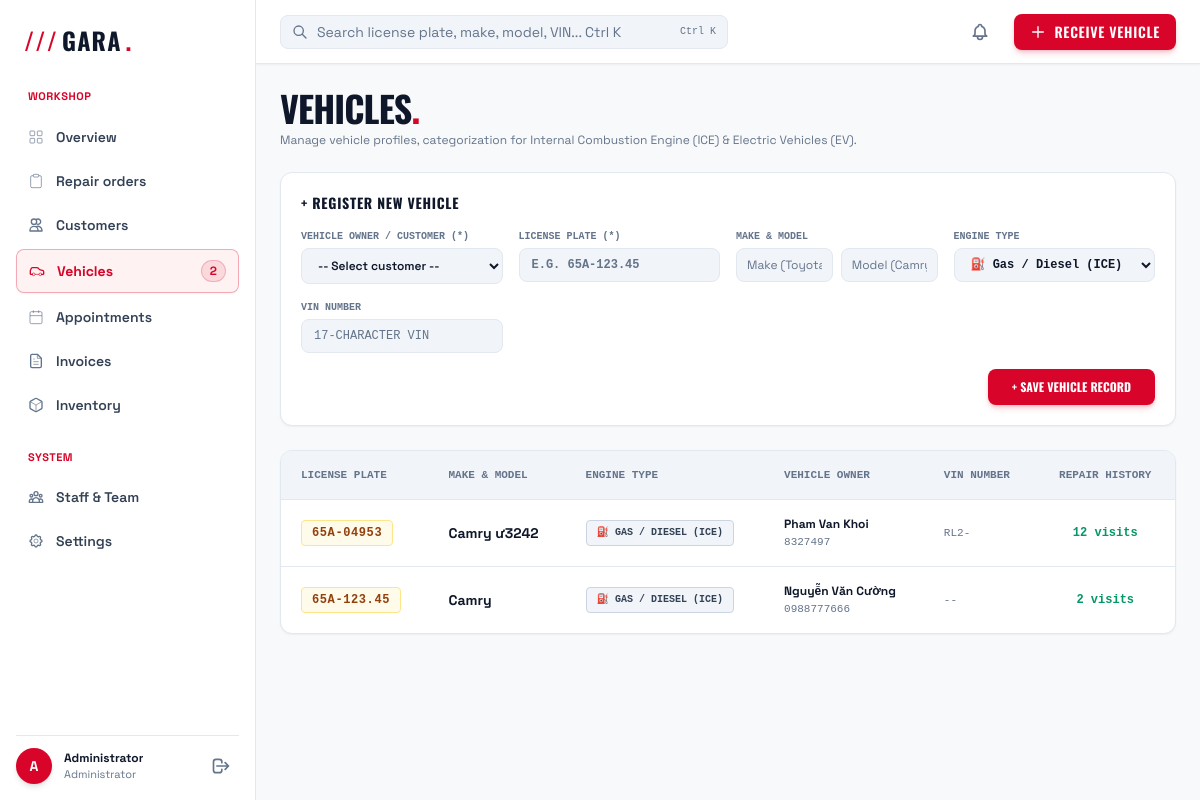
Screenshot of /vehicles.php with the database file from the repository.
### tables this page shows
CREATE TABLE `vehicles` (
  `id` int(10) UNSIGNED NOT NULL,
  `customer_id` int(10) UNSIGNED NOT NULL,
  `license_plate` varchar(15) NOT NULL,
  `brand` varchar(50) NOT NULL,
  `model` varchar(100) DEFAULT NULL,
  `vin` varchar(50) DEFAULT NULL,
  `year` smallint(5) UNSIGNED DEFAULT NULL COMMENT 'Năm sản xuất',
  `color` varchar(50) DEFAULT NULL,
  `vin_number` varchar(100) DEFAULT NULL,
  `engine_number` varchar(100) DEFAULT NULL,
  `is_ev` tinyint(1) DEFAULT 0,
  `engine_type` enum('gasoline','ev','hybrid') NOT NULL DEFAULT 'gasoline',
  `odometer` int(10) UNSIGNED NOT NULL DEFAULT 0 COMMENT 'Số km hiện tại',
  `is_active` tinyint(1) NOT NULL DEFAULT 1 COMMENT '1 = hoạt động, 0 = xóa mềm',
  `created_at` datetime NOT NULL DEFAULT current_timestamp(),
  `updated_at` datetime NOT NULL DEFAULT current_timestamp() ON UPDATE current_timestamp()
);

CREATE TABLE `customers` (
  `id` int(10) UNSIGNED NOT NULL,
  `full_name` varchar(100) NOT NULL,
  `phone` varchar(15) NOT NULL COMMENT 'Dùng tra cứu tiến độ công khai',
  `email` varchar(100) DEFAULT NULL,
  `address` varchar(255) DEFAULT NULL,
  `is_active` tinyint(1) NOT NULL DEFAULT 1 COMMENT '1 = hoạt động, 0 = xóa mềm',
  `created_at` datetime NOT NULL DEFAULT current_timestamp(),
  `updated_at` datetime NOT NULL DEFAULT current_timestamp() ON UPDATE current_timestamp()
);

### vehicles.php (the view, shortened to what the rows shown need)
<?php
$pdo = db();
$vehicles = [];
try {
    $sql = "
        SELECT
            v.*,
            c.full_name AS customer_name,
            c.phone AS customer_phone,
            COUNT(ro.id) AS total_repairs
        FROM vehicles v
        LEFT JOIN customers c ON v.customer_id = c.id
        LEFT JOIN repair_orders ro ON ro.vehicle_id = v.id
        GROUP BY v.id
        ORDER BY v.id DESC
    ";
    $vehicles = $pdo->query($sql)->fetchAll(PDO::FETCH_ASSOC);
} catch (PDOException $e) {
    $vehicles = [];
}
?>
<!DOCTYPE html>
<html lang="en">
<head>
    <script src="https://cdn.tailwindcss.com"></script>
</head>
<body class="bg-brand-bg text-brand-secondary font-sans antialiased h-screen overflow-hidden flex selection:bg-brand-red selection:text-white">
    <div class="flex-1 flex flex-col min-w-0 h-full overflow-hidden">
        <main class="flex-1 overflow-y-auto p-6 space-y-6">
            <div>
                <h1 class="font-display text-4xl font-bold tracking-tight text-brand-dark uppercase">VEHICLES<span class="text-brand-red">.</span></h1>
            </div>
            <div class="bg-brand-surface border border-brand-border rounded-xl overflow-hidden shadow-sm">
                <div class="overflow-x-auto">
                    <table class="w-full text-left text-xs text-brand-secondary border-collapse">
                        <thead class="bg-brand-surfaceAlt text-brand-muted font-bold font-mono uppercase text-[11px] border-b border-brand-border">
                            <tr>
                                <th class="px-5 py-4">LICENSE PLATE</th>
                                <th class="px-5 py-4">MAKE &amp; MODEL</th>
                                <th class="px-5 py-4">ENGINE TYPE</th>
                                <th class="px-5 py-4">VEHICLE OWNER</th>
                                <th class="px-5 py-4 font-mono">VIN NUMBER</th>
                                <th class="px-5 py-4 text-center">REPAIR HISTORY</th>
                            </tr>
                        </thead>
                        <tbody id="vehicles-table-body" class="divide-y divide-brand-border">
                            <?php if (empty($vehicles)): ?>
                                <tr>
                                    <td colspan="6" class="px-5 py-8 text-center text-brand-muted font-mono">No vehicle records found in the system.</td>
                                </tr>
                            <?php else: ?>
                                <?php foreach ($vehicles as $v): ?>
                                    <tr class="hover:bg-slate-50 transition border-b border-brand-border vehicle-row">
                                        <td class="px-5 py-4 vehicle-plate">
                                            <span class="font-mono font-bold text-amber-800 bg-amber-50 border border-amber-200 px-2.5 py-1 rounded text-xs tracking-wider inline-block">
                                                <?= htmlspecialchars($v['license_plate']) ?>
                                            </span>
                                        </td>
                                        <td class="px-5 py-4 font-bold text-brand-dark text-sm vehicle-model">
                                            <?= htmlspecialchars(($v['brand'] ? $v['brand'] . ' ' : '') . $v['model']) ?>
                                        </td>
                                        <td class="px-5 py-4">
                                            <?php if (($v['engine_type'] ?? 'ICE') === 'EV'): ?>
                                                <span class="inline-flex items-center gap-1 px-2.5 py-1 rounded text-[10px] font-bold bg-sky-50 text-sky-700 border border-sky-200 uppercase font-mono">
                                                    ⚡ EV (<?= (float)($v['battery_kwh'] ?? 0) ?> kWh)
                                                </span>
                                            <?php else: ?>
                                                <span class="inline-flex items-center gap-1 px-2.5 py-1 rounded text-[10px] font-bold bg-slate-100 text-slate-700 border border-slate-300 uppercase font-mono">
                                                    ⛽ Gas / Diesel (ICE)
                                                </span>
                                            <?php endif; ?>
                                        </td>
                                        <td class="px-5 py-4 vehicle-owner">
                                            <div class="font-bold text-brand-dark"><?= htmlspecialchars($v['customer_name'] ?: 'Unassigned') ?></div>
                                            <div class="text-[11px] text-brand-muted font-mono mt-0.5"><?= htmlspecialchars($v['customer_phone'] ?: '--') ?></div>
                                        </td>
                                        <td class="px-5 py-4 font-mono text-brand-muted text-[11px] vehicle-vin">
                                            <?= htmlspecialchars($v['vin'] ?: '--') ?>
                                        </td>
                                        <td class="px-5 py-4 text-center font-mono font-bold text-emerald-600">
                                            <?= $v['total_repairs'] ?> visits
                                        </td>
                                    </tr>
                                <?php endforeach; ?>
                            <?php endif; ?>
                        </tbody>
                    </table>
                </div>
            </div>
        </main>
    </div>
</body>
</html>

### rows the page displays
vehicles: license_plate "65A-04953", model "Camry ư3242", engine_type "⛽ GAS / DIESEL (ICE)", customer.full_name "Pham Van Khoi", customer.phone "8327497", vin "RL2-", total_repairs "12"
vehicles: license_plate "65A-123.45", model "Camry", engine_type "⛽ GAS / DIESEL (ICE)", customer.full_name "Nguyễn Văn Cường", customer.phone "0988777666", vin "--", total_repairs "2"

### other values shown
count($vehicles) "2"
$initials "A"
$userName "Administrator"
$userRole "Administrator"
